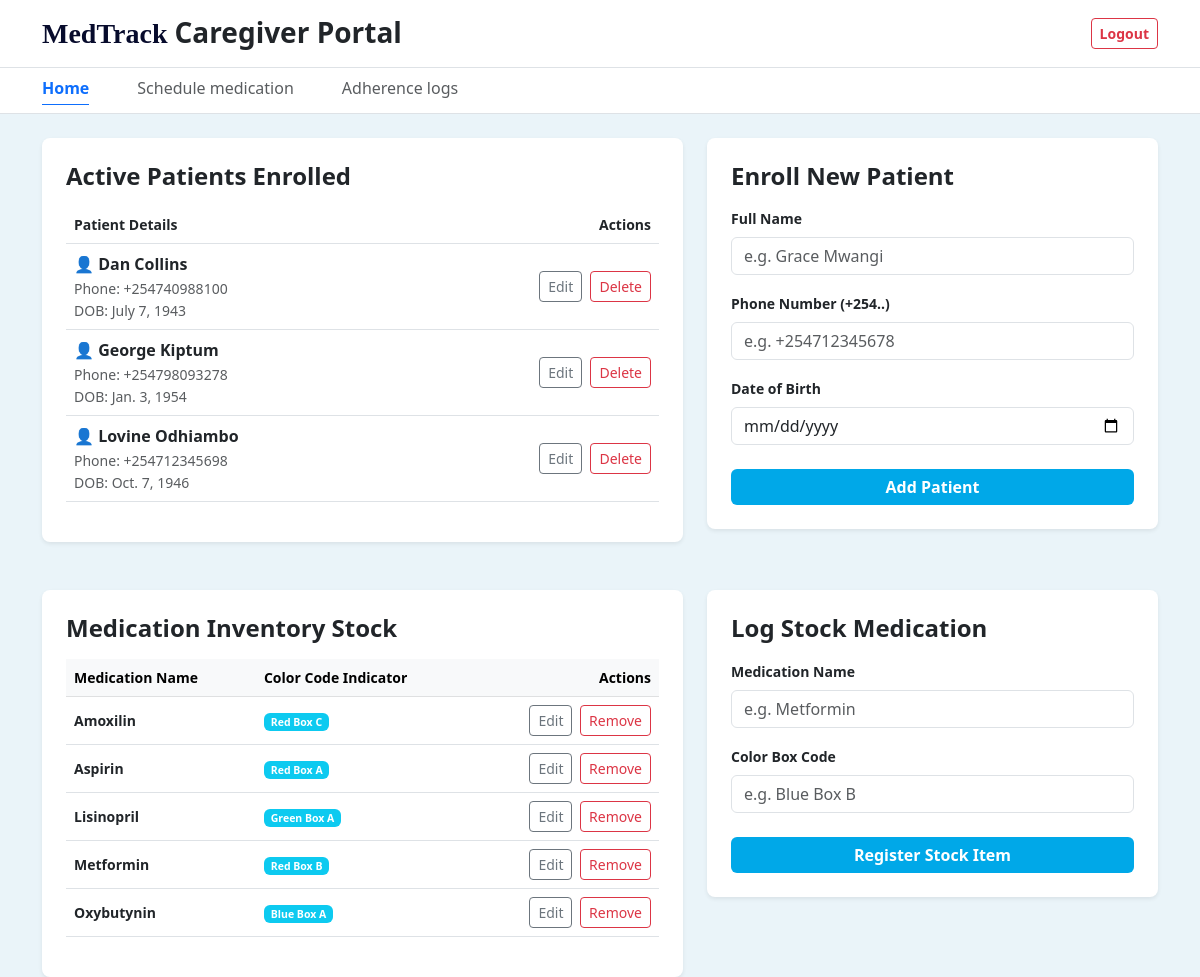
The page /home/ (signed in) on the database its author committed.
### caregiverApp/models.py (models this page shows, shortened)
class Patient(models.Model):
    patientID = models.AutoField(primary_key=True)
    fullName = models.CharField(max_length=100)
    dateOfBirth = models.DateField()
    phoneNumber = models.CharField(max_length=15)
    caregiverID = models.ForeignKey(User, on_delete=models.CASCADE, related_name='patients', db_column='caregiverID')
    def __init__(self, *args, **kwargs):
        super().__init__(*args, **kwargs)

class Medication(models.Model):
    medicationID = models.AutoField(primary_key=True)
    medicationName = models.CharField(max_length=100)
    colorBoxCode = models.CharField(max_length=30)

### caregiverApp/views.py (the view, shortened to what this page needs)
# urls.py: path('home/', home_view, name='home'),
@login_required
def home_view(request):
    if request.user.is_superuser:
        return redirect('admin_dashboard')
    context = {
        'patients': Patient.objects.filter(caregiverID=request.user).order_by('fullName'),
        'meds': Medication.objects.all().order_by('medicationName')
    }
    return render(request, 'caregiverApp/home.html', context)

### caregiverApp/templates/caregiverApp/home.html (shortened to what this page needs)
{% load static %}
<!DOCTYPE html>
<html lang="en">
<head>
    <link href="https://cdn.jsdelivr.net/npm/bootstrap@5.3.0/dist/css/bootstrap.min.css" rel="stylesheet">
</head>
<body class="bg-light-slate-variant" style= "background-color: #eaf4f9;">
    <div class="bg-white border-bottom py-3 shadow-sm">
        <div class="container d-flex justify-content-between align-items-center">
           <h1 class="h3 fw-bold mb-0" style="font-family: 'Brush Script MT', 'cursive', script; color: #070b2c;">
    MedTrack <span class="text-dark" style="font-family: var(--bs-body-font-family);">  Caregiver Portal</span>
</h1>
            <a href="{% url 'logout' %}" class="btn btn-sm btn-outline-danger fw-bold">Logout</a>
        </div>
    </div>
    <nav class="bg-white border-bottom py-2 mb-4">
        <div class="container">
            <div class="d-flex justify-content-start gap-5">
                <a href="{% url 'home' %}" class="nav-link fw-bold text-primary border-bottom border-primary pb-1">Home</a>
                <a href="{% url 'schedule' %}" class="nav-link text-muted">Schedule medication</a>
                <a href="{% url 'adherence' %}" class="nav-link text-muted">Adherence logs</a>
            </div>
        </div>
    </nav>
    <div class="container">
        <div class="row g-4 mb-5">
            <div class="col-md-7">
                <div class="card p-4 border-0 shadow-sm rounded-3 bg-white">
                    <h4 class="fw-bold text-dark mb-3">Active Patients Enrolled</h4>
                    <div class="table-responsive">
                        <table class="table align-middle">
                            <thead>
                                <tr class="small text-muted">
                                    <th>Patient Details</th>
                                    <th class="text-end">Actions</th>
                                </tr>
                            </thead>
                            <tbody>
                                {% for patient in patients %}
                                <tr>
                                    <td>
                                        <div class="fw-bold text-dark">👤 {{ patient.fullName }}</div>
                                        <small class="text-muted">Phone: {{ patient.phoneNumber }}</small>
                                        <small class="text-muted d-block">DOB: {{ patient.dateOfBirth }}</small>
                                    </td>
                                    <td class="text-end">
                                        <button class="btn btn-sm btn-outline-secondary me-1" data-bs-toggle="modal" data-bs-target="#editPatientModal{{ patient.patientID }}">Edit</button>
                                        <form method="POST" class="d-inline">
                                            <button type="submit" class="btn btn-sm btn-outline-danger">Delete</button>
                                        </form>
                                    </td>
                                </tr>
                                {% empty %}
                                <tr>
                                    <td colspan="2" class="text-center text-muted py-3">No profiles mapped out yet.</td>
                                </tr>
                                {% endfor %}
                            </tbody>
                        </table>
                    </div>
                </div>
            </div>
            <div class="col-md-5">
                <div class="card p-4 border-0 shadow-sm rounded-3 bg-white">
                    <h4 class="fw-bold text-dark mb-3">Enroll New Patient</h4>
                    <form method="POST">
                        <div class="mb-3">
                            <label class="form-label small fw-bold">Full Name</label>
                            <input type="text" name="fullName" class="form-control" placeholder="e.g. Grace Mwangi" required>
                        </div>
                        <div class="mb-3">
                            <label class="form-label small fw-bold">Phone Number (+254..)</label>
                            <input type="text" name="phoneNumber" class="form-control" placeholder="e.g. +254712345678" required>
                        </div>
                        <div class="mb-3">
                             <label class="form-label small fw-bold">Date of Birth</label>
                            <input type="date" name="dateOfBirth" class="form-control" required>
                        </div>
                        <button type="submit" class="btn btn-info text-white w-100 fw-bold mt-2" style="background-color: #00a8e8; border: none;">Add Patient</button>
                    </form>
                </div>
            </div>
        </div>
        <div class="row g-4">
            <div class="col-md-7">
                <div class="card p-4 border-0 shadow-sm rounded-3 bg-white">
                    <h4 class="fw-bold text-dark mb-3">Medication Inventory Stock</h4>
                    <div class="table-responsive">
                        <table class="table align-middle">
                            <thead class="table-light small">
                                <tr>
                                    <th>Medication Name</th>
                                    <th>Color Code Indicator</th>
                                    <th class="text-end">Actions</th>
                                </tr>
                            </thead>
                            <tbody class="small">
                                {% for med in meds %}
                                <tr>
                                    <td class="fw-bold text-dark"> {{ med.medicationName }}</td>
                                    <td><span class="badge bg-info text-white">{{ med.colorBoxCode }}</span></td>
                                    <td class="text-end">
                                        <button class="btn btn-sm btn-outline-secondary me-1" data-bs-toggle="modal" data-bs-target="#editMedModal{{ med.medicationID }}">Edit</button>
                                        <form method="POST" class="d-inline">
                                            <button type="submit" class="btn btn-sm btn-outline-danger">Remove</button>
                                        </form>
                                    </td>
                                </tr>
                                {% empty %}
                                <tr>
                                    <td colspan="3" class="text-center text-muted py-4">No medication in inventory</td>
                                </tr>
                                {% endfor %}
                            </tbody>
                        </table>
                    </div>
                </div>
            </div>
            <div class="col-md-5">
                <div class="card p-4 border-0 shadow-sm rounded-3 bg-white">
                    <h4 class="fw-bold text-dark mb-3">Log Stock Medication</h4>
                    <form method="POST" action="{% url 'home' %}">
                        <div class="mb-3">
                            <label class="form-label small fw-bold">Medication Name</label>
                            <input type="text" name="medicationName" class="form-control" placeholder="e.g. Metformin" required>
                        </div>
                        <div class="mb-3">
                            <label class="form-label small fw-bold">Color Box Code</label>
                            <input type="text" name="colorBoxCode" class="form-control" placeholder="e.g. Blue Box B" required>
                        </div>
                        <button type="submit" class="btn btn-info text-white w-100 fw-bold mt-2" style="background-color: #00a8e8; border: none;">Register Stock Item</button>
                    </form>
                </div>
            </div>
        </div>
    </div>
</body>
</html>

### rows shown on the page
Patient: fullName "Dan Collins", phoneNumber "+254740988100", dateOfBirth "July 7, 1943"
Patient: fullName "George Kiptum", phoneNumber "+254798093278", dateOfBirth "Jan. 3, 1954"
Patient: fullName "Lovine Odhiambo", phoneNumber "+254712345698", dateOfBirth "Oct. 7, 1946"
Medication: medicationName "Amoxilin", colorBoxCode "Red Box C"
Medication: medicationName "Aspirin", colorBoxCode "Red Box A"
Medication: medicationName "Lisinopril", colorBoxCode "Green Box A"
Medication: medicationName "Metformin", colorBoxCode "Red Box B"
Medication: medicationName "Oxybutynin", colorBoxCode "Blue Box A"
